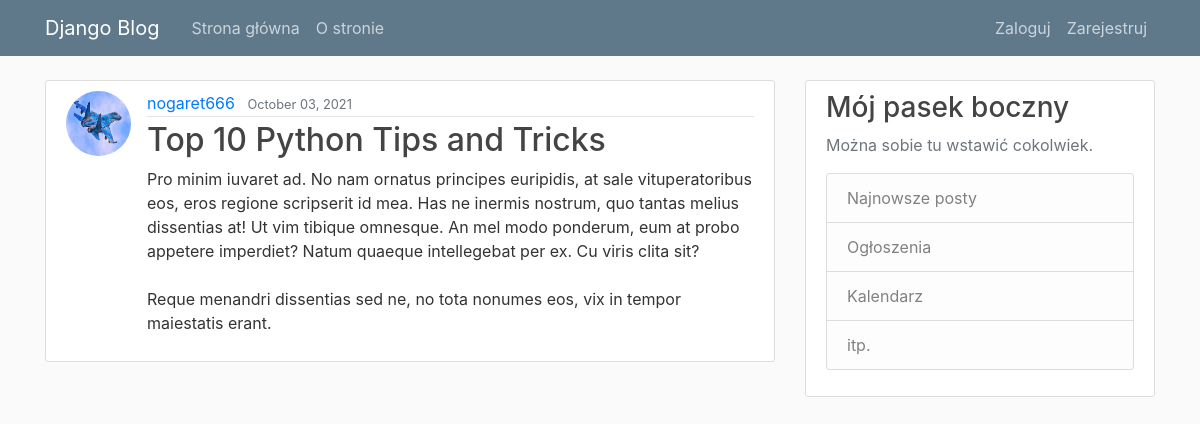
Screenshot of /post/28/ with the database file from the repository.
### blog/models.py (models this page shows, shortened)
class  Post(models.Model):
    title = models.CharField(max_length=100)
    content = models.TextField()
    date_posted = models.DateTimeField(default=timezone.now)
    author = models.ForeignKey(User, on_delete=models.CASCADE)

### users/models.py (models this page shows, shortened)
class Profile(models.Model):
    user = models.OneToOneField(User, on_delete=models.CASCADE)
    image = models.ImageField(default='default.jpg', upload_to='profile_pics')

### blog/views.py (the view)
# urls.py: path('post/<int:pk>/', PostDetailView.as_view(), name='post-detail'),
class PostDetailView(DetailView):
    model = Post

### blog/templates/blog/post_detail.html (shortened to what this page needs)
{% extends "blog/base.html" %}
{% block content %}
<article class="media content-section">
  <img class="rounded-circle article-img" src="{{ object.author.profile.image.url }}">
    <div class="media-body">
      <div class="article-metadata">
        <a class="mr-2" href="{% url 'user-posts' object.author.username %}">{{ object.author }}</a>
        <small class="text-muted">{{ object.date_posted|date:"F d, Y" }}</small>
      </div>
      <h2 class="article-title"> {{ object.title }}</h2>
      <p class="article-content">{{ object.content }}</p>
    </div>
  </article>
{% endblock content %}

### blog/static/blog/main.css (style rules this page uses)
body { background: #fafafa; color: #333333; margin-top: 5rem; }
h1, h2, h3, h4, h5, h6 { color: #444444; }
.content-section { background: #ffffff; padding: 10px 20px; border: 1px solid #dddddd; border-radius: 3px; margin-bottom: 20px; }
.article-title { color: #444444; }
.article-content { white-space: pre-line; }
.article-img { height: 65px; width: 65px; margin-right: 16px; }
.article-metadata { padding-bottom: 1px; margin-bottom: 4px; border-bottom: 1px solid #e3e3e3 }

### rows the page displays
Post: author.profile.image (picture), author "nogaret666", date_posted "October 03, 2021", title "Top 10 Python Tips and Tricks", content "Pro minim iuvaret ad. No nam ornatus principes euripidis, at sale vituperatoribus eos, eros regione scripserit id mea. Has ne inermis nostrum, quo tantas melius dissentias at! Ut vim tibique omnesque. An mel modo ponderum, eum at probo appetere imperdiet? Natum quaeque intellegebat per ex. Cu viris clita sit? Reque menandri dissentias sed ne, no tota nonumes eos, vix in tempor maiestatis erant."
